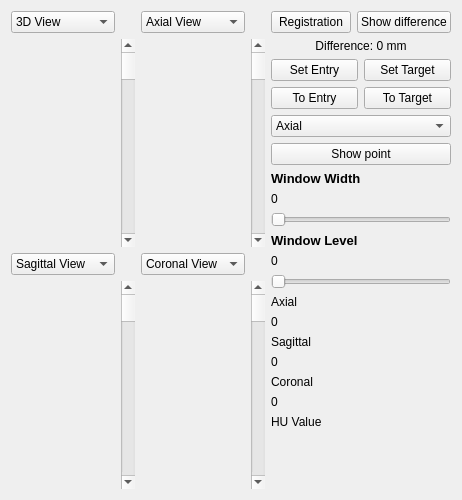
      <widget class="QWidget" name="tabWidget_High">
       <property name="sizePolicy">
        <sizepolicy hsizetype="Preferred" vsizetype="Preferred">
         <horstretch>0</horstretch>
         <verstretch>0</verstretch>
        </sizepolicy>
       </property>
       <attribute name="title">
        <string>Inhale(high)</string>
       </attribute>
       <layout class="QGridLayout" name="gridLayout_6" columnstretch="4,1">
        <item row="0" column="0" rowspan="3">
         <layout class="QGridLayout" name="gridLayout_4" columnstretch="0,0,0,0">
          <item row="1" column="2">
           <widget class="QVTKWidget" name="qvtkWidget_Axial_H" native="true">
            <property name="minimumSize">
             <size>
              <width>0</width>
              <height>0</height>
             </size>
            </property>
           </widget>
          </item>
          <item row="0" column="0">
           <widget class="QComboBox" name="cbxViewSelection1_H">
            <property name="currentIndex">
             <number>0</number>
            </property>
            <item>
             <property name="text">
              <string>3D View</string>
             </property>
            </item>
            <item>
             <property name="text">
              <string>Axial View</string>
             </property>
            </item>
            <item>
             <property name="text">
              <string>Sagittal View</string>
             </property>
            </item>
            <item>
             <property name="text">
              <string>Coronal View</string>
             </property>
            </item>
           </widget>
          </item>
          <item row="3" column="0">
           <widget class="QVTKWidget" name="qvtkWidget_Sagittal_H" native="true"/>
          </item>
          <item row="0" column="2">
           <widget class="QComboBox" name="cbxViewSelection2_H">
            <property name="currentIndex">
             <number>1</number>
            </property>
            <item>
             <property name="text">
              <string>3D View</string>
             </property>
            </item>
            <item>
             <property name="text">
              <string>Axial View</string>
             </property>
            </item>
            <item>
             <property name="text">
              <string>Sagittal View</string>
             </property>
            </item>
            <item>
             <property name="text">
              <string>Coronal View</string>
             </property>
            </item>
           </widget>
          </item>
          <item row="1" column="0">
           <widget class="QVTKWidget" name="qvtkWidget_3D_H" native="true">
            <property name="sizePolicy">
             <sizepolicy hsizetype="Preferred" vsizetype="Preferred">
              <horstretch>0</horstretch>
              <verstretch>0</verstretch>
             </sizepolicy>
            </property>
            <property name="minimumSize">
             <size>
              <width>0</width>
              <height>0</height>
             </size>
            </property>
           </widget>
          </item>
          <item row="2" column="0">
           <widget class="QComboBox" name="cbxViewSelection3_H">
            <property name="currentIndex">
             <number>2</number>
            </property>
            <item>
             <property name="text">
              <string>3D View</string>
             </property>
            </item>
            <item>
             <property name="text">
              <string>Axial View</string>
             </property>
            </item>
            <item>
             <property name="text">
              <string>Sagittal View</string>
             </property>
            </item>
            <item>
             <property name="text">
              <string>Coronal View</string>
             </property>
            </item>
           </widget>
          </item>
          <item row="3" column="1">
           <widget class="QScrollBar" name="SliceSelect_Sagittal_H">
            <property name="orientation">
             <enum>Qt::Vertical</enum>
            </property>
           </widget>
          </item>
          <item row="3" column="3">
           <widget class="QScrollBar" name="SliceSelect_Coronal_H">
            <property name="orientation">
             <enum>Qt::Vertical</enum>
            </property>
           </widget>
          </item>
          <item row="2" column="2">
           <widget class="QComboBox" name="cbxViewSelection4_H">
            <property name="currentIndex">
             <number>3</number>
            </property>
            <item>
             <property name="text">
              <string>3D View</string>
             </property>
            </item>
            <item>
             <property name="text">
              <string>Axial View</string>
             </property>
            </item>
            <item>
             <property name="text">
              <string>Sagittal View</string>
             </property>
            </item>
            <item>
             <property name="text">
              <string>Coronal View</string>
             </property>
            </item>
           </widget>
          </item>
          <item row="1" column="3">
           <widget class="QScrollBar" name="SliceSelect_Axial_H">
            <property name="orientation">
             <enum>Qt::Vertical</enum>
            </property>
           </widget>
          </item>
          <item row="1" column="1">
           <widget class="QScrollBar" name="SliceSelect_3D_H">
            <property name="orientation">
             <enum>Qt::Vertical</enum>
            </property>
           </widget>
          </item>
          <item row="3" column="2">
           <widget class="QVTKWidget" name="qvtkWidget_Coronal_H" native="true"/>
          </item>
         </layout>
        </item>
        <item row="0" column="1">
         <layout class="QGridLayout" name="gridLayout_5">
          <item row="6" column="0" colspan="2">
           <widget class="QPushButton" name="Button_ShowPoint_H">
            <property name="text">
             <string>Show point</string>
            </property>
           </widget>
          </item>
          <item row="1" column="0" colspan="2">
           <widget class="QLabel" name="label_Error_H">
            <property name="maximumSize">
             <size>
              <width>16777215</width>
              <height>50</height>
             </size>
            </property>
            <property name="text">
             <string>Difference: 0 mm</string>
            </property>
            <property name="alignment">
             <set>Qt::AlignCenter</set>
            </property>
           </widget>
          </item>
          <item row="0" column="0" colspan="2">
           <layout class="QHBoxLayout" name="horizontalLayout_4">
            <item>
             <widget class="QPushButton" name="Button_Registration_H">
              <property name="maximumSize">
               <size>
                <width>16777215</width>
                <height>16777215</height>
               </size>
              </property>
              <property name="text">
               <string>Registration</string>
              </property>
             </widget>
            </item>
            <item>
             <widget class="QPushButton" name="Button_ShowRegistration_H">
              <property name="maximumSize">
               <size>
                <width>16777215</width>
                <height>16777215</height>
               </size>
              </property>
              <property name="text">
               <string>Show difference</string>
              </property>
             </widget>
            </item>
           </layout>
          </item>
          <item row="5" column="0" colspan="2">
           <widget class="QComboBox" name="comboBox_H">
            <item>
             <property name="text">
              <string>Axial</string>
             </property>
            </item>
            <item>
             <property name="text">
              <string>Sagittal</string>
             </property>
            </item>
            <item>
             <property name="text">
              <string>Coronal</string>
             </property>
            </item>
           </widget>
          </item>
          <item row="2" column="0">
           <widget class="QPushButton" name="Button_Set_Entry_H">
            <property name="text">
             <string>Set Entry</string>
            </property>
           </widget>
          </item>
          <item row="2" column="1">
           <widget class="QPushButton" name="Button_Set_Target_H">
            <property name="text">
             <string>Set Target</string>
            </property>
           </widget>
          </item>
          <item row="3" column="0">
           <widget class="QPushButton" name="Button_ToEntryH">
            <property name="text">
             <string>To Entry</string>
            </property>
           </widget>
          </item>
          <item row="3" column="1">
           <widget class="QPushButton" name="Button_ToTargetH">
            <property name="text">
             <string>To Target</string>
            </property>
           </widget>
          </item>
         </layout>
        </item>
        <item row="1" column="1">
         <layout class="QVBoxLayout" name="verticalLayout_4">
          <item>
           <widget class="QLabel" name="valueWW_H">
            <property name="font">
             <font>
              <pointsize>10</pointsize>
              <weight>75</weight>
              <italic>true</italic>
              <bold>true</bold>
             </font>
            </property>
            <property name="text">
             <string>&lt;html&gt;&lt;head/&gt;&lt;body&gt;&lt;p&gt;&lt;span style=&quot; font-style:normal;&quot;&gt;Window Width&lt;/span&gt;&lt;/p&gt;&lt;/body&gt;&lt;/html&gt;</string>
            </property>
           </widget>
          </item>
          <item>
           <widget class="QLabel" name="label_WW_H">
            <property name="text">
             <string>0</string>
            </property>
           </widget>
          </item>
          <item>
           <widget class="QSlider" name="Slider_WW_H">
            <property name="orientation">
             <enum>Qt::Horizontal</enum>
            </property>
           </widget>
          </item>
          <item>
           <widget class="QLabel" name="valueWL_H">
            <property name="font">
             <font>
              <pointsize>10</pointsize>
              <weight>75</weight>
              <italic>true</italic>
              <bold>true</bold>
             </font>
            </property>
            <property name="text">
             <string>&lt;html&gt;&lt;head/&gt;&lt;body&gt;&lt;p&gt;&lt;span style=&quot; font-style:normal;&quot;&gt;Window Level&lt;/span&gt;&lt;/p&gt;&lt;/body&gt;&lt;/html&gt;</string>
            </property>
           </widget>
          </item>
          <item>
           <widget class="QLabel" name="label_WL_H">
            <property name="text">
             <string>0</string>
            </property>
           </widget>
          </item>
          <item>
           <widget class="QSlider" name="Slider_WL_H">
            <property name="orientation">
             <enum>Qt::Horizontal</enum>
            </property>
           </widget>
          </item>
         </layout>
        </item>
        <item row="2" column="1">
         <layout class="QVBoxLayout" name="verticalLayout_13">
          <item>
           <widget class="QLabel" name="label_11">
            <property name="text">
             <string>Axial</string>
            </property>
           </widget>
          </item>
          <item>
           <widget class="QLabel" name="lblAxial_H">
            <property name="text">
             <string>0</string>
            </property>
           </widget>
          </item>
          <item>
           <widget class="QLabel" name="label_13">
            <property name="text">
             <string>Sagittal</string>
            </property>
           </widget>
          </item>
          <item>
           <widget class="QLabel" name="lblSagittal_H">
            <property name="text">
             <string>0</string>
            </property>
           </widget>
          </item>
          <item>
           <widget class="QLabel" name="label_15">
            <property name="text">
             <string>Coronal</string>
            </property>
           </widget>
          </item>
          <item>
           <widget class="QLabel" name="lblCoronal_H">
            <property name="text">
             <string>0</string>
            </property>
           </widget>
          </item>
          <item>
           <widget class="QLabel" name="label_16">
            <property name="text">
             <string>HU Value</string>
            </property>
           </widget>
          </item>
          <item>
           <widget class="QLabel" name="lblHuValue_H">
            <property name="text">
             <string/>
            </property>
           </widget>
          </item>
          <item>
           <spacer name="verticalSpacer">
            <property name="orientation">
             <enum>Qt::Vertical</enum>
            </property>
            <property name="sizeHint" stdset="0">
             <size>
              <width>20</width>
              <height>40</height>
             </size>
            </property>
           </spacer>
          </item>
         </layout>
        </item>
       </layout>
      </widget>
